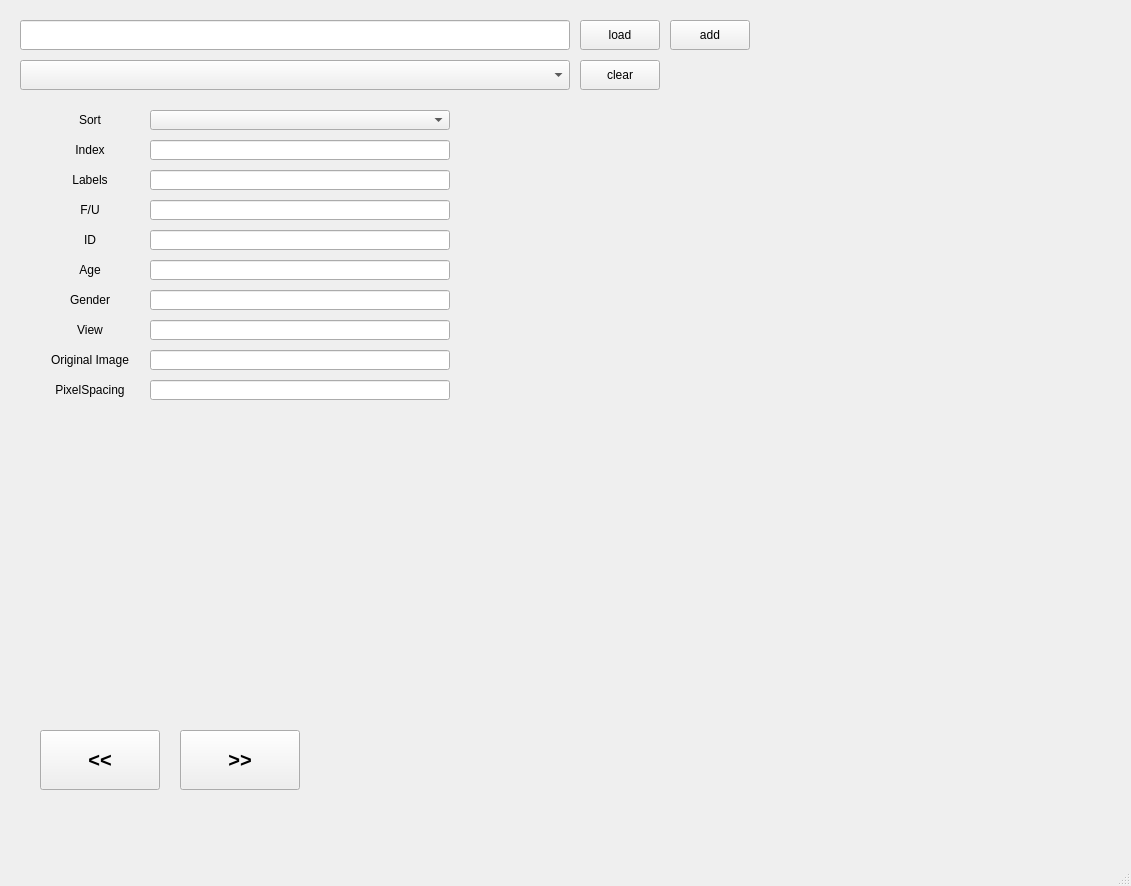
<?xml version="1.0" encoding="UTF-8"?>
<ui version="4.0">
 <class>MainWindow</class>
 <widget class="QMainWindow" name="MainWindow">
  <property name="geometry">
   <rect>
    <x>0</x>
    <y>0</y>
    <width>1131</width>
    <height>886</height>
   </rect>
  </property>
  <property name="windowTitle">
   <string>MainWindow</string>
  </property>
  <widget class="QWidget" name="centralwidget">
   <widget class="QLabel" name="lbl_img">
    <property name="geometry">
     <rect>
      <x>520</x>
      <y>110</y>
      <width>600</width>
      <height>600</height>
     </rect>
    </property>
    <property name="text">
     <string/>
    </property>
   </widget>
   <widget class="QPushButton" name="btn_load">
    <property name="geometry">
     <rect>
      <x>580</x>
      <y>20</y>
      <width>80</width>
      <height>30</height>
     </rect>
    </property>
    <property name="text">
     <string>load</string>
    </property>
   </widget>
   <widget class="QLineEdit" name="line_name">
    <property name="geometry">
     <rect>
      <x>20</x>
      <y>20</y>
      <width>550</width>
      <height>30</height>
     </rect>
    </property>
   </widget>
   <widget class="QPushButton" name="btn_prev">
    <property name="geometry">
     <rect>
      <x>40</x>
      <y>730</y>
      <width>120</width>
      <height>60</height>
     </rect>
    </property>
    <property name="font">
     <font>
      <pointsize>15</pointsize>
      <weight>75</weight>
      <bold>true</bold>
     </font>
    </property>
    <property name="text">
     <string>&lt;&lt;</string>
    </property>
   </widget>
   <widget class="QPushButton" name="btn_next">
    <property name="geometry">
     <rect>
      <x>180</x>
      <y>730</y>
      <width>120</width>
      <height>60</height>
     </rect>
    </property>
    <property name="font">
     <font>
      <pointsize>15</pointsize>
      <weight>75</weight>
      <bold>true</bold>
     </font>
    </property>
    <property name="text">
     <string>&gt;&gt;</string>
    </property>
   </widget>
   <widget class="QLabel" name="lbl_index">
    <property name="geometry">
     <rect>
      <x>40</x>
      <y>140</y>
      <width>100</width>
      <height>20</height>
     </rect>
    </property>
    <property name="text">
     <string>Index</string>
    </property>
    <property name="alignment">
     <set>Qt::AlignCenter</set>
    </property>
   </widget>
   <widget class="QLabel" name="lbl_Labels">
    <property name="geometry">
     <rect>
      <x>40</x>
      <y>170</y>
      <width>100</width>
      <height>20</height>
     </rect>
    </property>
    <property name="text">
     <string>Labels</string>
    </property>
    <property name="alignment">
     <set>Qt::AlignCenter</set>
    </property>
   </widget>
   <widget class="QLabel" name="lbl_FU">
    <property name="geometry">
     <rect>
      <x>40</x>
      <y>200</y>
      <width>100</width>
      <height>20</height>
     </rect>
    </property>
    <property name="text">
     <string>F/U</string>
    </property>
    <property name="alignment">
     <set>Qt::AlignCenter</set>
    </property>
   </widget>
   <widget class="QLabel" name="lbl_ID">
    <property name="geometry">
     <rect>
      <x>40</x>
      <y>230</y>
      <width>100</width>
      <height>20</height>
     </rect>
    </property>
    <property name="text">
     <string>ID</string>
    </property>
    <property name="alignment">
     <set>Qt::AlignCenter</set>
    </property>
   </widget>
   <widget class="QLabel" name="lbl_Age">
    <property name="geometry">
     <rect>
      <x>40</x>
      <y>260</y>
      <width>100</width>
      <height>20</height>
     </rect>
    </property>
    <property name="text">
     <string>Age</string>
    </property>
    <property name="alignment">
     <set>Qt::AlignCenter</set>
    </property>
   </widget>
   <widget class="QLabel" name="lbl_Gender">
    <property name="geometry">
     <rect>
      <x>40</x>
      <y>290</y>
      <width>100</width>
      <height>20</height>
     </rect>
    </property>
    <property name="text">
     <string>Gender</string>
    </property>
    <property name="alignment">
     <set>Qt::AlignCenter</set>
    </property>
   </widget>
   <widget class="QLabel" name="lbl_View">
    <property name="geometry">
     <rect>
      <x>40</x>
      <y>320</y>
      <width>100</width>
      <height>20</height>
     </rect>
    </property>
    <property name="text">
     <string>View</string>
    </property>
    <property name="alignment">
     <set>Qt::AlignCenter</set>
    </property>
   </widget>
   <widget class="QLabel" name="lbl_Original_Image">
    <property name="geometry">
     <rect>
      <x>40</x>
      <y>350</y>
      <width>100</width>
      <height>20</height>
     </rect>
    </property>
    <property name="text">
     <string>Original Image</string>
    </property>
    <property name="alignment">
     <set>Qt::AlignCenter</set>
    </property>
   </widget>
   <widget class="QLabel" name="lbl_PixelSplacing">
    <property name="geometry">
     <rect>
      <x>40</x>
      <y>380</y>
      <width>100</width>
      <height>20</height>
     </rect>
    </property>
    <property name="text">
     <string>PixelSpacing</string>
    </property>
    <property name="alignment">
     <set>Qt::AlignCenter</set>
    </property>
   </widget>
   <widget class="QLineEdit" name="line_index">
    <property name="geometry">
     <rect>
      <x>150</x>
      <y>140</y>
      <width>300</width>
      <height>20</height>
     </rect>
    </property>
    <property name="text">
     <string/>
    </property>
    <property name="readOnly">
     <bool>false</bool>
    </property>
   </widget>
   <widget class="QLineEdit" name="line_Labels">
    <property name="geometry">
     <rect>
      <x>150</x>
      <y>170</y>
      <width>300</width>
      <height>20</height>
     </rect>
    </property>
    <property name="readOnly">
     <bool>false</bool>
    </property>
   </widget>
   <widget class="QLineEdit" name="line_FU">
    <property name="geometry">
     <rect>
      <x>150</x>
      <y>200</y>
      <width>300</width>
      <height>20</height>
     </rect>
    </property>
    <property name="readOnly">
     <bool>false</bool>
    </property>
   </widget>
   <widget class="QLineEdit" name="line_ID">
    <property name="geometry">
     <rect>
      <x>150</x>
      <y>230</y>
      <width>300</width>
      <height>20</height>
     </rect>
    </property>
    <property name="readOnly">
     <bool>false</bool>
    </property>
   </widget>
   <widget class="QLineEdit" name="line_Age">
    <property name="geometry">
     <rect>
      <x>150</x>
      <y>260</y>
      <width>300</width>
      <height>20</height>
     </rect>
    </property>
    <property name="readOnly">
     <bool>false</bool>
    </property>
   </widget>
   <widget class="QLineEdit" name="line_Gender">
    <property name="geometry">
     <rect>
      <x>150</x>
      <y>290</y>
      <width>300</width>
      <height>20</height>
     </rect>
    </property>
    <property name="readOnly">
     <bool>false</bool>
    </property>
   </widget>
   <widget class="QLineEdit" name="line_View">
    <property name="geometry">
     <rect>
      <x>150</x>
      <y>320</y>
      <width>300</width>
      <height>20</height>
     </rect>
    </property>
    <property name="readOnly">
     <bool>false</bool>
    </property>
   </widget>
   <widget class="QLineEdit" name="line_Original_Image">
    <property name="geometry">
     <rect>
      <x>150</x>
      <y>350</y>
      <width>300</width>
      <height>20</height>
     </rect>
    </property>
    <property name="readOnly">
     <bool>false</bool>
    </property>
   </widget>
   <widget class="QLineEdit" name="line_PixelSpacing">
    <property name="geometry">
     <rect>
      <x>150</x>
      <y>380</y>
      <width>300</width>
      <height>20</height>
     </rect>
    </property>
    <property name="readOnly">
     <bool>false</bool>
    </property>
   </widget>
   <widget class="QComboBox" name="cbox_Sort">
    <property name="geometry">
     <rect>
      <x>150</x>
      <y>110</y>
      <width>300</width>
      <height>20</height>
     </rect>
    </property>
   </widget>
   <widget class="QLabel" name="lbl_Sort">
    <property name="geometry">
     <rect>
      <x>40</x>
      <y>110</y>
      <width>100</width>
      <height>20</height>
     </rect>
    </property>
    <property name="text">
     <string>Sort</string>
    </property>
    <property name="alignment">
     <set>Qt::AlignCenter</set>
    </property>
   </widget>
   <widget class="QComboBox" name="cbox_dir">
    <property name="geometry">
     <rect>
      <x>20</x>
      <y>60</y>
      <width>550</width>
      <height>30</height>
     </rect>
    </property>
   </widget>
   <widget class="QPushButton" name="btn_add">
    <property name="geometry">
     <rect>
      <x>670</x>
      <y>20</y>
      <width>80</width>
      <height>30</height>
     </rect>
    </property>
    <property name="text">
     <string>add</string>
    </property>
   </widget>
   <widget class="QPushButton" name="btn_clear">
    <property name="geometry">
     <rect>
      <x>580</x>
      <y>60</y>
      <width>80</width>
      <height>30</height>
     </rect>
    </property>
    <property name="text">
     <string>clear</string>
    </property>
   </widget>
  </widget>
  <widget class="QMenuBar" name="menubar">
   <property name="geometry">
    <rect>
     <x>0</x>
     <y>0</y>
     <width>1131</width>
     <height>21</height>
    </rect>
   </property>
  </widget>
  <widget class="QStatusBar" name="statusbar"/>
 </widget>
 <resources/>
 <connections/>
</ui>
